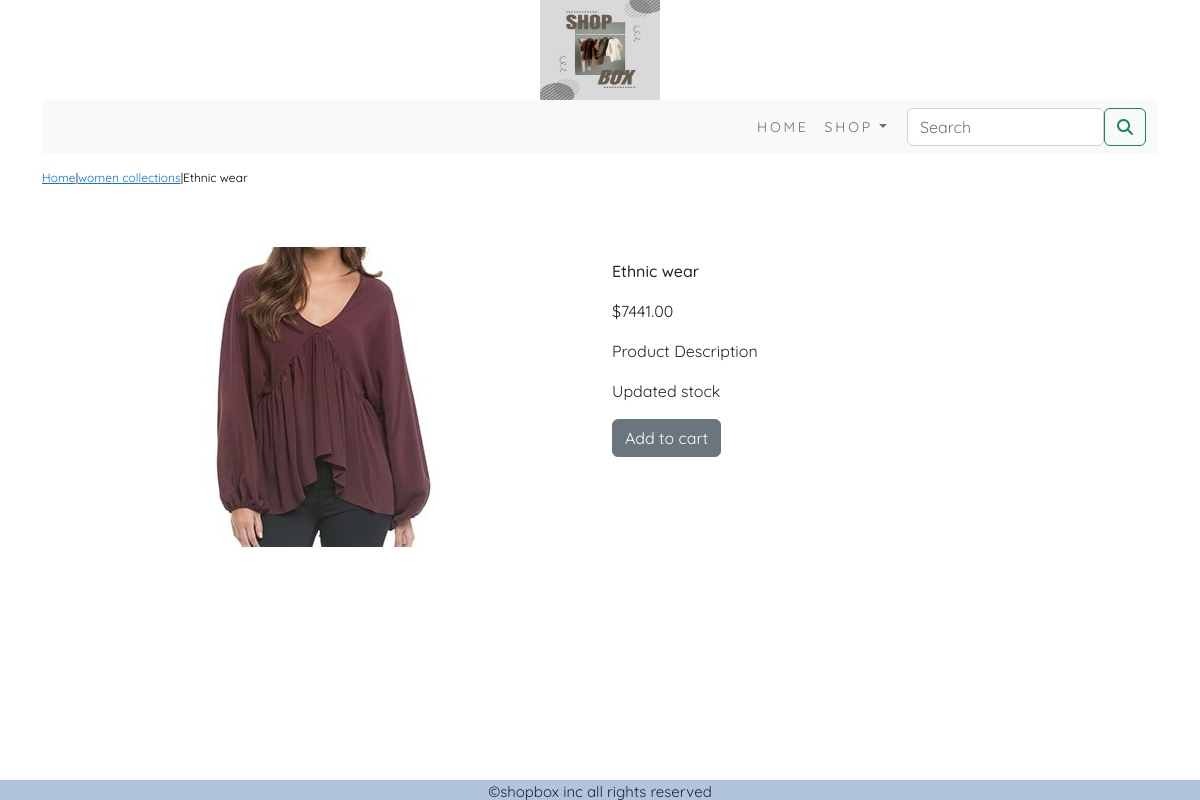
Screenshot of /ecomapp/women-collections/ethnic-wear/ with the database file from the repository.
### ecomapp/models.py (models this page shows, shortened)
class Product(models.Model):
     name=models.CharField(max_length=250,unique=True)
     slug=models.SlugField(max_length=200,unique=True)
     desc=models.TextField(blank=True)
     price=models.DecimalField(max_digits=10,decimal_places=2)
     category=models.ForeignKey(Category,on_delete=models.CASCADE)
     image = models.ImageField(upload_to='product', blank=True)
     stock=models.IntegerField()
     available=models.BooleanField(default=True)
     created=models.DateTimeField(auto_now_add=True)
     updated=models.DateTimeField(auto_now=True)
     class Meta:
         ordering = ('name',)
         verbose_name = 'product'
         verbose_name_plural = 'products'

class Category(models.Model):
    name=models.CharField(max_length=200,unique=True)
    slug=models.SlugField(max_length=200,unique=True)
    desc=models.TextField(blank=True)
    image=models.ImageField(upload_to='category',blank=True)
    class Meta:
        ordering=('name',)
        verbose_name='category'
        verbose_name_plural='categories'
    def get_url(self):
         return reverse('ecomapp:Products_by_Category',args=[self.slug])
    def __str__(self):
        return '{}'.format(self.name)

### ecomapp/views.py (the view)
# urls.py: path('<slug:c_slug>/<slug:product_slug>/',views.proDetail,name='ProdCatdetail')
def proDetail(request, c_slug, product_slug):
    try:
        product = Product.objects.get(category__slug=c_slug, slug=product_slug)
    except Exception as e:
        raise e
    return render(request, "product.html", {'product': product})

### cart/context_processors.py (called while the page is built)
def counter(request):
    item_count=0
    if 'admin' in request.path:
        return {}
    else:
        try:
            cart=Cart.objects.filter(cart_id=_cart_id(request))
            cart_items=CartItem.objects.all().filter(cart=cart[:1])
            for cart_item in cart_items:
                item_count += cart_item.quantity
        except Cart.DoesNotExist:
            item_count=0
    return dict(item_count=item_count)

### cart/views.py (called while the page is built)
def _cart_id(request):
    cart = request.session.session_key
    if not cart:
        cart = request.session.create()
    return cart

### ecomapp/context_processors.py (called while the page is built)
def menu_links(request):
    links=Category.objects.all()
    return dict(links=links)

### templates/product.html (shortened to what this page needs)
{% extends 'base.html' %}
{% load static %}
{% block content %}
<div class="row my_prod_row_class">
  <div class="mx-auto">
    <p> <a href="{% url 'ecomapp:allProdCat' %}">Home</a>|<a href="{{product.category.get_url}}">{{product.category}}</a>|{{product.name}}</p>
  </div>
</div>
<div class="container">
<br>
<div class="row">
  <div class="col-12 col-sm-12 col-md-12 col-lg-6 text-center">
    <div style="min-width:18rem">
      <img src="{{product.image.url}}" style="width:300px;height=300px" alt="{{product.name}}">
    </div>
  </div>
    <div class="col-12 col-sm-12 col-md-12 col-lg-6">
      <div>
      <h1 class="my_prod_title">{{product.name}}</h1>
      <p>${{product.price}}</p>
      <p class="my_title"> Product Description </p>
      <p class="text-justify my_prod_text">{{product.desc}}</p>
      {% if product.stock <= 0 %}
      <p class="text-justify my_prod_text"><b>Out of stock</b></p>
      {% else %}
      <a class="btn btn-secondary" href="{% url 'cart:add_cart' product.id %}">Add to cart</a>
      {% endif %}
         </div>
    </div>
</div>
</div>
</div>
{% endblock %}

### static/css/custom.css (style rules this page uses)
body { font-family: 'Quicksand', sans-serif; }
.my_title { font-size:16px; letter_spacing:.2em; text_transform:uppercase; }
.my_prod_row_class { padding-top:15px; padding-bottom:20px; }
.my_prod_row_class .mx-auto { color:#000; font-size:12px; text-decoration:none; }
.my_prod_title { font-size:16px; text_transform:uppercase; letter_spacing:.2em; padding-top:15px; padding-bottom:10px; }
.my_prod_text { padding-right:20px; }

### rows the page displays
Product: category "women collections", name "Ethnic wear", image (picture), price "7441.00", desc "Updated stock"
